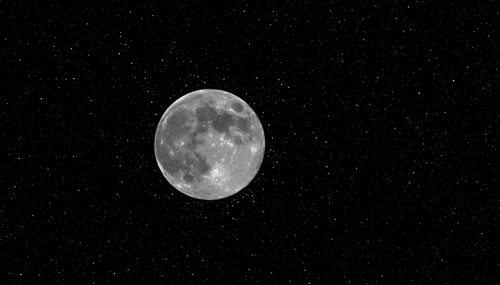
#> input picture brightest_spot/images/moon.png, 500 x 285 px
$ python bright.py --image images/moon.png --radius 100
#> lines starting #> are read from the running program, lines starting #| are printed output that depends on the picture; after the words box and inside, x2 and y2 are one past the last pixel; in counts of white or black regions, pixels touching at a corner belong together
import numpy as np
import cv2
import argparse


ap = argparse.ArgumentParser()
ap.add_argument("-i", "--image", required = True, help = "Path to image in which we want to find the brightest spot")
ap.add_argument("-r", "--radius",type = int, required = True, help = "radius of the gaussian blur; must be odd")
args = vars(ap.parse_args())


image = cv2.imread(args["image"])
#> image is the input picture: shape (285, 500, 3); min 0, max 249, mean 10.5
orig = image.copy()

gray = cv2.cvtColor(image,cv2.COLOR_BGR2GRAY)


# The naive way without any pre-processing feeding the image to minMaxLoc
# minMaxLoc() is the function that locates the pixel with the lowest intensity and the highest intensity
# it returns the values of min and max intensity and also the (x,y) coordinates

(minVal, maxVal, minLoc, maxLoc) = cv2.minMaxLoc(gray)
#> minVal = 0; maxVal = 249; minLoc = (3, 0); maxLoc = (182, 97)

cv2.circle(image, maxLoc, args["radius"], (255, 0 , 0), 2)
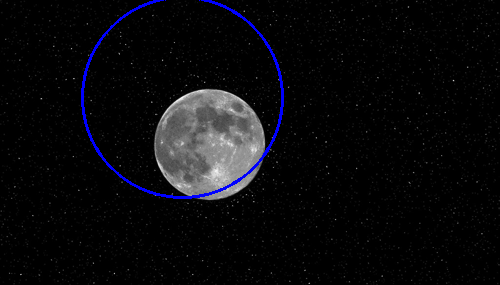
#> image: shape (285, 500, 3); 1.18% of pixels changed, all inside (x1, y1, x2, y2) = (81, 0, 284, 199)

cv2.imshow("Naive", image)

# The more robust method is to apply a gaussian blur as a pre-prcoessing step
# playing around with the radius is key for the gaussian blur to work and is heavily dependent on the dataset
# gaussianBlur if applied, then the image is less susceptible to noise and hence we are able to better predict the brightest spot
# gaussianBlur effectively averages regions within the specified radius instead of considering a single pixel value.
# That is why we specify the radius

#> (the run stopped early here; a loop or call above may not have finished)
